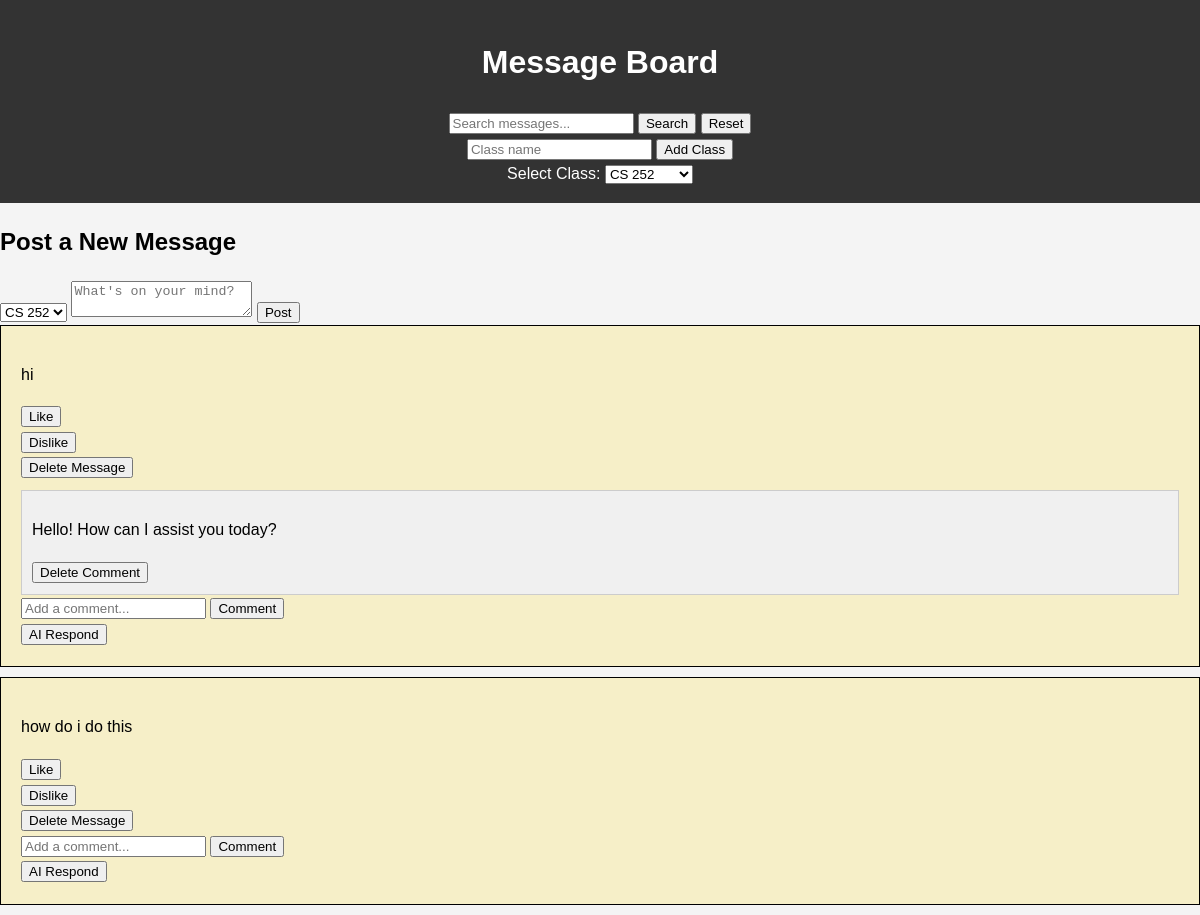
/dashboard?class_id=3 (signed in), run on the app's committed database.
### tables this page shows
CREATE TABLE messages (
                                  id INTEGER PRIMARY KEY AUTOINCREMENT,
                                  content TEXT NOT NULL,
                                  user_id INTEGER NOT NULL, class_id INTEGER REFERENCES classes(id),
                                  FOREIGN KEY (user_id) REFERENCES users (id)
                              );

CREATE TABLE comments (
                                  id INTEGER PRIMARY KEY AUTOINCREMENT,
                                  content TEXT NOT NULL,
                                  message_id INTEGER NOT NULL,
                                  user_id INTEGER NOT NULL,
                                  FOREIGN KEY (message_id) REFERENCES messages (id),
                                  FOREIGN KEY (user_id) REFERENCES users (id)
                              );

### app.py (the view)
@app.route('/dashboard')
def dashboard():
    if 'user_id' not in session:
        return redirect(url_for('login'))
    class_id = request.args.get('class_id')
    selected_class_id = int(class_id) if class_id else None
    conn = create_connection()
    cur = conn.cursor()
    cur.execute("SELECT * FROM classes")
    classes = cur.fetchall()
    if selected_class_id:
        cur.execute("SELECT id, content, user_id FROM messages WHERE class_id = ? ORDER BY id DESC", (selected_class_id,))
    else:
        cur.execute("SELECT id, content, user_id FROM messages ORDER BY id DESC")
    messages = [{'id': row[0], 'content': row[1], 'user_id': row[2], 'comments': []} for row in cur.fetchall()]
    for message in messages:
        cur.execute("SELECT content, user_id FROM comments WHERE message_id = ?", (message['id'],))
        comments = [{'content': row[0], 'user_id': row[1]} for row in cur.fetchall()]
        message['comments'] = comments
    conn.close()
    return render_template('dashboard.html', messages=messages, classes=classes, selected_class_id=selected_class_id)

### database.py (called while the page is built)
def create_connection():
    conn = sqlite3.connect('message_board.db')
    conn.row_factory = sqlite3.Row
    return conn

### templates/dashboard.html (shortened to what this page needs)
<!DOCTYPE html>
<html lang="en">
<head>
    <link rel="stylesheet" href="{{ url_for('static', filename='css/style.css') }}">
</head>
<body>
    <header class="site-header">
        <div class="header-main">
            <h1>{{ selected_class_name if selected_class_name else "Message Board" }}</h1>
            <form action="{{ url_for('search_messages') }}" method="get" class="search-form">
                <input type="text" name="query" placeholder="Search messages..." required>
                <button type="submit">Search</button>
                <button type="reset" class="reset-button">Reset</button>
            </form>
        </div>
        <form action="{{ url_for('add_class') }}" method="post" class="add-class-form">
            <input type="text" name="class_name" placeholder="Class name" required>
            <button type="submit">Add Class</button>
        </form>
        <form action="{{ url_for('dashboard') }}" method="get" id="class-selector-form">
            <label for="class_id">Select Class:</label>
            <select name="class_id" id="class_id" onchange="document.getElementById('class-selector-form').submit();">
                {% for class in classes %}
                <option value="{{ class['id'] }}" {% if selected_class_id == class['id'] %}selected{% endif %}>{{ class['name'] }}</option>
                {% endfor %}
            </select>
        </form>
    </header>
    <section>
        <h2>Post a New Message</h2>
        <form action="{{ url_for('post_message') }}" method="post">
            <select name="class_id">
                {% for class in classes %}
                <option value="{{ class['id'] }}" {% if selected_class_id == class['id'] %}selected{% endif %}>{{ class['name'] }}</option>
                {% endfor %}
            </select>
            <textarea name="content" placeholder="What's on your mind?" required></textarea>
            <button type="submit">Post</button>
        </form>
    </section>
    <section class="messages">
        {% for message in messages %}
        <div class="message-box">
            <div class="message-content">
                <p>{{ message.content }}</p>
                <div class="actions">
                    <form action="/like/{{ message.id }}" method="post"><button type="submit">Like</button></form>
                    <form action="/dislike/{{ message.id }}" method="post"><button type="submit">Dislike</button></form>
                    <form action="/delete_message/{{ message.id }}" method="post">
                        <button type="submit">Delete Message</button>
                    </form>
                </div>
            </div>
            <div class="comments">
                {% for comment in message.comments %}
                <div class="comment-box">
                    <p>{{ comment.content }}</p>
                    <form action="/delete_comment/{{ comment.id }}" method="post">
                        <button type="submit">Delete Comment</button>
                    </form>
                </div>
                {% endfor %}
                <form action="/comment/{{ message.id }}" method="post" class="comment-form">
                    <input type="text" name="content" required placeholder="Add a comment...">
                    <button type="submit">Comment</button>
                </form>
            </div>
            <form action="{{ url_for('generate_ai_response', message_id=message.id) }}" method="post">
                <button type="submit">AI Respond</button>
            </form>
        </div>
        {% endfor %}
    </section>
</html>

### static/css/style.css (style rules this page uses)
body { font-family: Arial, sans-serif; line-height: 1.6; margin: 0; padding: 0; background: #f4f4f4; }
header { background: #333; color: #fff; padding: 1rem 0; text-align: center; }
.messages { margin: 0; padding: 0; list-style: none; }
.message-box { border: 1px solid black; padding: 20px; margin-bottom: 10px; background-color: rgba(255, 217, 4, 0.18); }
.comment-box { border: 1px solid #ccc; padding: 10px; margin-top: 10px; background-color: #f0f0f0; }

### data on the page
messages: content "hi"
comments: content "Hello! How can I assist you today?"
messages: content "how do i do this"

### other printed values
{{ selected_class_name if selected_class_name else "Message Board" }} "Message Board"
form field class_id "CS 252"
